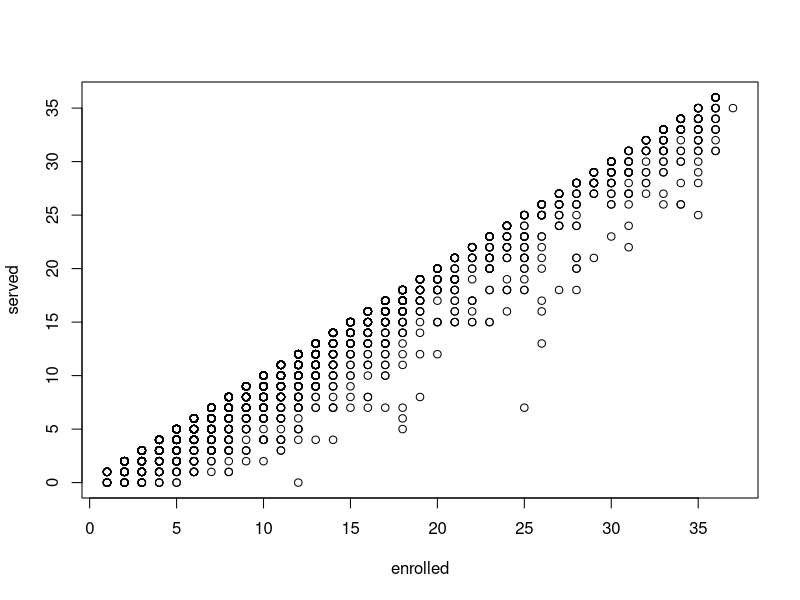
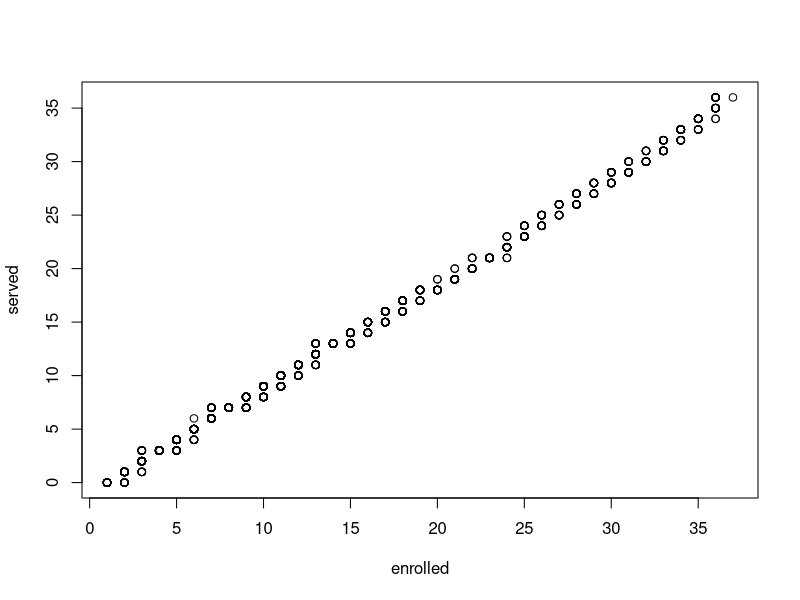
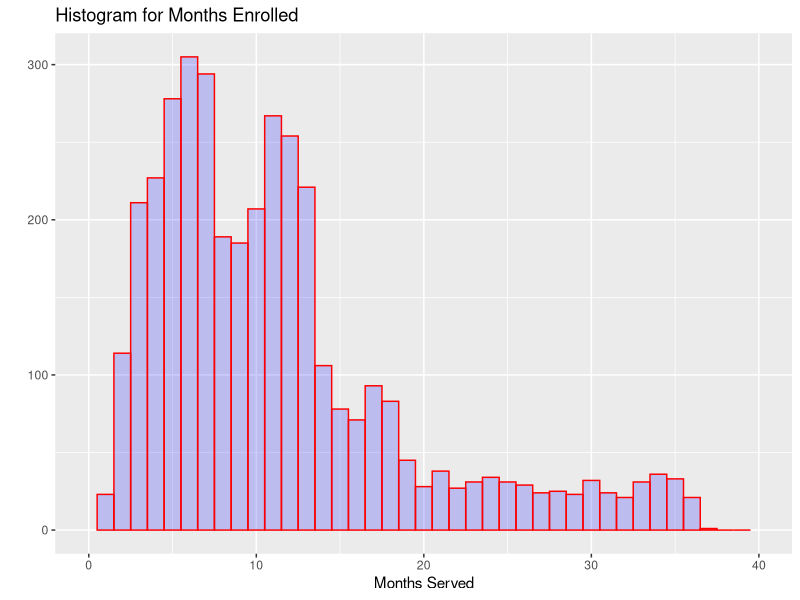
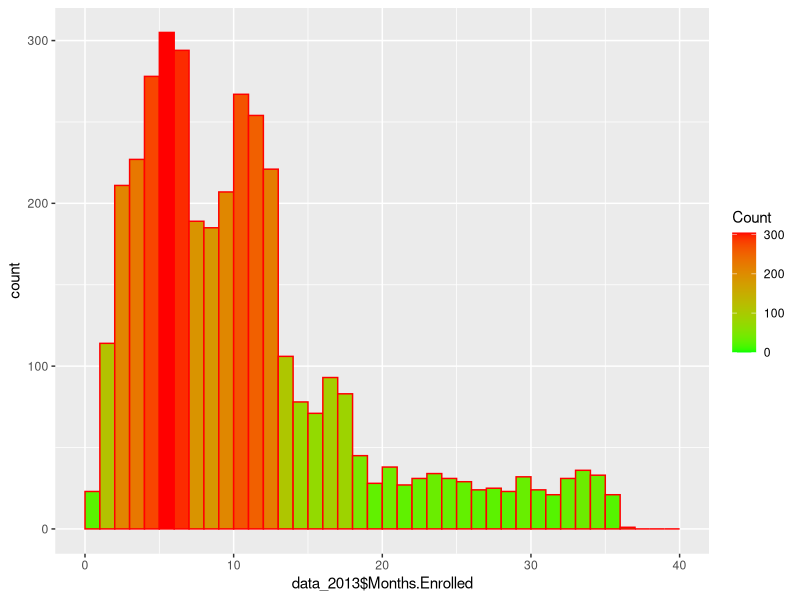

The R source for these figures, in order:

# Install ggplot2 package
install.packages("ggplot2")

# Load the package
library(ggplot2)

# Read in the data
data_2013=read.csv("SUCCESS Initiative Query SFY 13.csv",header=TRUE)

# Set up the x y variables
enrolled <- (data_2013$Months.Enrolled)
served <- (data_2013$Months.Served)

# Bivariate Analysis
plot(enrolled,served)

# Bivariate Analysis without outliners
qqplot(enrolled,served)

# Children in Enrolled
qplot(data_2013$Months.Enrolled,
      geom="histogram",
      binwidth = 1,  
      main = "Histogram for Months Enrolled", 
      xlab = "Months Served",  
      fill=I("blue"), 
      col=I("red"), 
      alpha=I(.2),
      xlim=c(0,40))

mean(data_2013$Months.Enrolled)
sd(data_2013$Months.Enrolled)

ggplot(data=data_2013, aes(data_2013$Months.Enrolled)) + 
  geom_histogram(breaks=seq(0, 40, by =1), 
                 col="red", 
                 aes(fill=..count..)) +
  scale_fill_gradient("Count", low = "green", high = "red")
